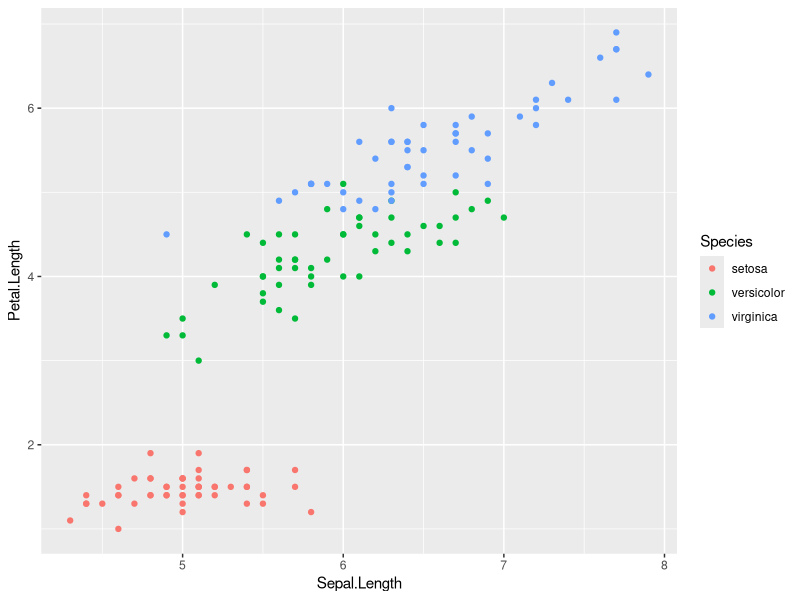
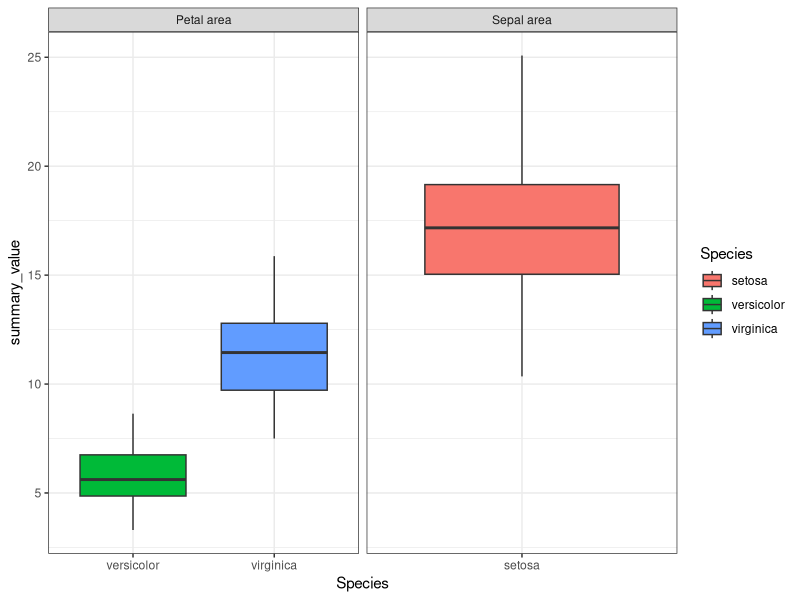

These charts were generated, in order, by the following R code:
#' @title Basic programming structures in R
#' Conditional logic, loops, and functions

library(ggplot2) # load plotting package

#' @section Different data structures in R ###
#'
#' vectors
pets <- c("Cat", "Dog", "Cat", "Fish", "Dog", "Cat", "Bird", "Fish")
scores <- sample(1:10, 100, replace = TRUE) # check out ?sample in the console

#' Handy functions to see what values are in our vector
summary(scores)
table(pets)

#' We use square brackets `[]` to *subset* objects in R
pets[3]
scores[1:3]

# We can also name the elements in our vector
params <- c("beta" = 0.002, "gamma" = 1 / 5, "alpha" = 0.03)
params["gamma"]

## Matrices
m1 <- matrix(sample(-5:5, 9, replace = TRUE), nrow = 3) # make a 3x3 matrix
m2 <- matrix(c(1, 2, 3, 6, 7, 2, 4, 6, 8), nrow = 3) # make a 3x3 matrix

m1 + m2 # matrix addition
m1 %*% m2 # matrix multiplication
m1 * m2 # element-wise matrix multiplication

# We use [row number, column number] to subset matrices
m1[2, 3]
m1[1, ] # leaving an element in the bracket blank gives the whole row or column

## Data frames
# Making your own data frames
x <- data.frame(letter = c("a", "b", "c"),
                number = c(1, 2, 3))
str(x)

# Let's look at a bigger data frame
data("iris") # load in a pre-included data set in R
dim(iris)
head(iris)

ggplot(iris) + # we will talk about plotting later
  geom_point(aes(x = Sepal.Length, y = Petal.Length, color = Species))

# We can use $ to access a named column in a data frame
table(iris$Species)

# We can also use traditional bracket indexing
iris[1:3, ]

## Lists are groups of objects
list1 <- list(pets = pets,
              matrix = m1,
              irises = iris)
str(list1)

# We use double brackets [[i]] to access entries in a list
list1[[1]]
# get the first entry in the list, then the first two elements of that entry
list1[[1]][1:2]


#' @section Conditional logic

value <- 3 # set value to 3
value == 3
value != 4
value > 10


#' Chain logical operators using & (and) and | (or)
value > 5 & value < 10
value > 5 | value < 10

#' if/else statements are useful for writing flexible code
value <- sample(1:3, 1)
if (value == 3) {
  print("Nice number!")
} else {
  print("Sorry I don't like your number")
}


#' @section Loops

#' A "for loop" loops over a pre-specified set of values
for (i in 1:5) {
  print(i ^ 2)
}

#' This is particularly useful for looping over entries in a data object
#' n.b., `1:N` constructs a sequence 1, 2, ..., N
#' `1:nrow(somedata)` is often fine, but if `somedata` has no entries
#' the sequence becomes `1:0`, instead of just an empty index set
#' `seq_len(nrow(somedata))` is a safe way to avoid this problem
for (i in seq_len(nrow(iris))) {
  if (iris$Species[i] == "setosa") {
    iris$summary_value[i] <- iris$Sepal.Length[i] * iris$Sepal.Width[i]
    iris$metric[i] <- "Sepal area"
  } else {
    iris$summary_value[i] <- iris$Petal.Length[i] * iris$Petal.Width[i]
    iris$metric[i] <- "Petal area"
  }
}

plt <- ggplot(iris) +
  geom_boxplot(aes(x = Species, y = summary_value, fill = Species)) +
  facet_grid(cols = vars(metric), scales = "free_x") +
  theme_bw()

print(plt)

#' While loops keep going until a condition is satisfied
i <- 1
while (i <= 1e6) { # keep doubling until we reach 1 million
  print(i)
  i <- i * 2
}
